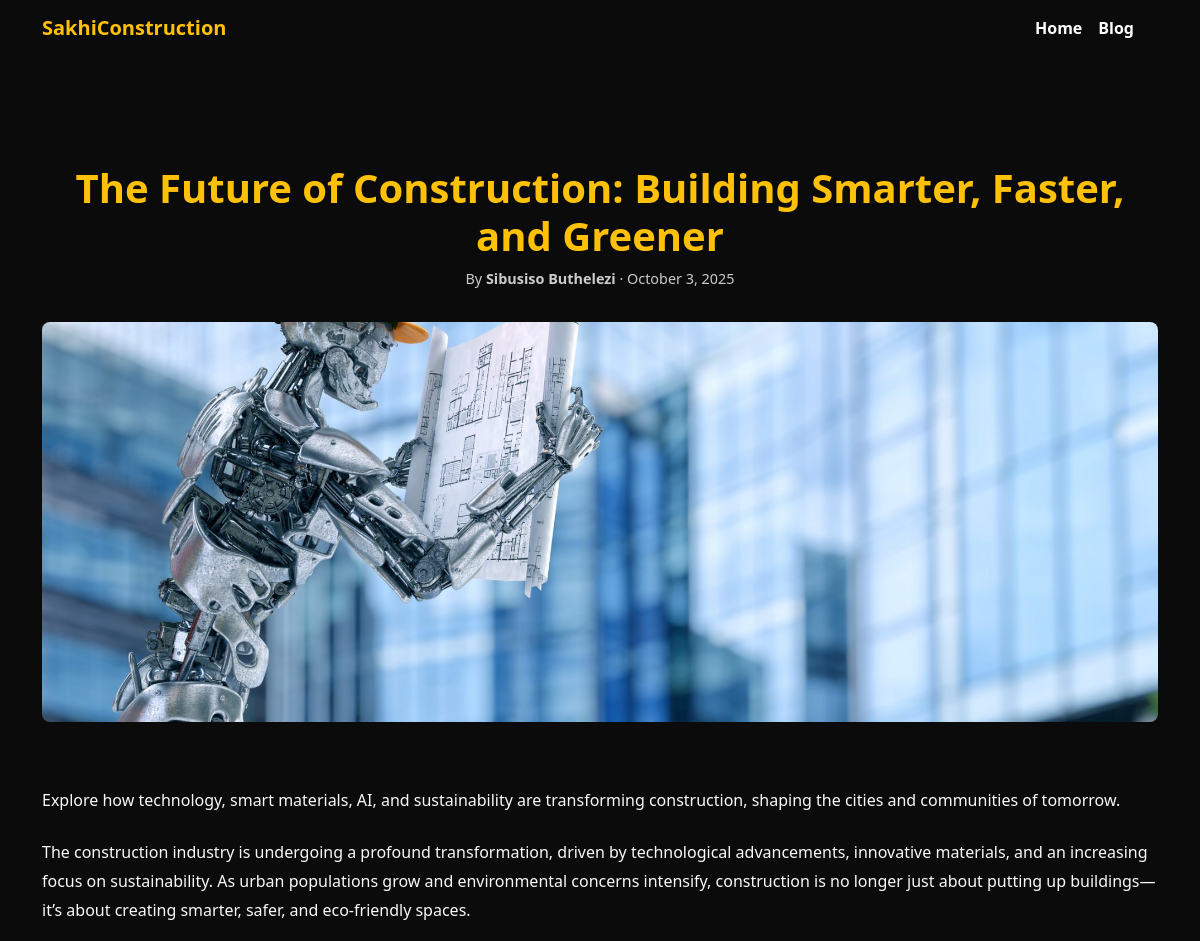
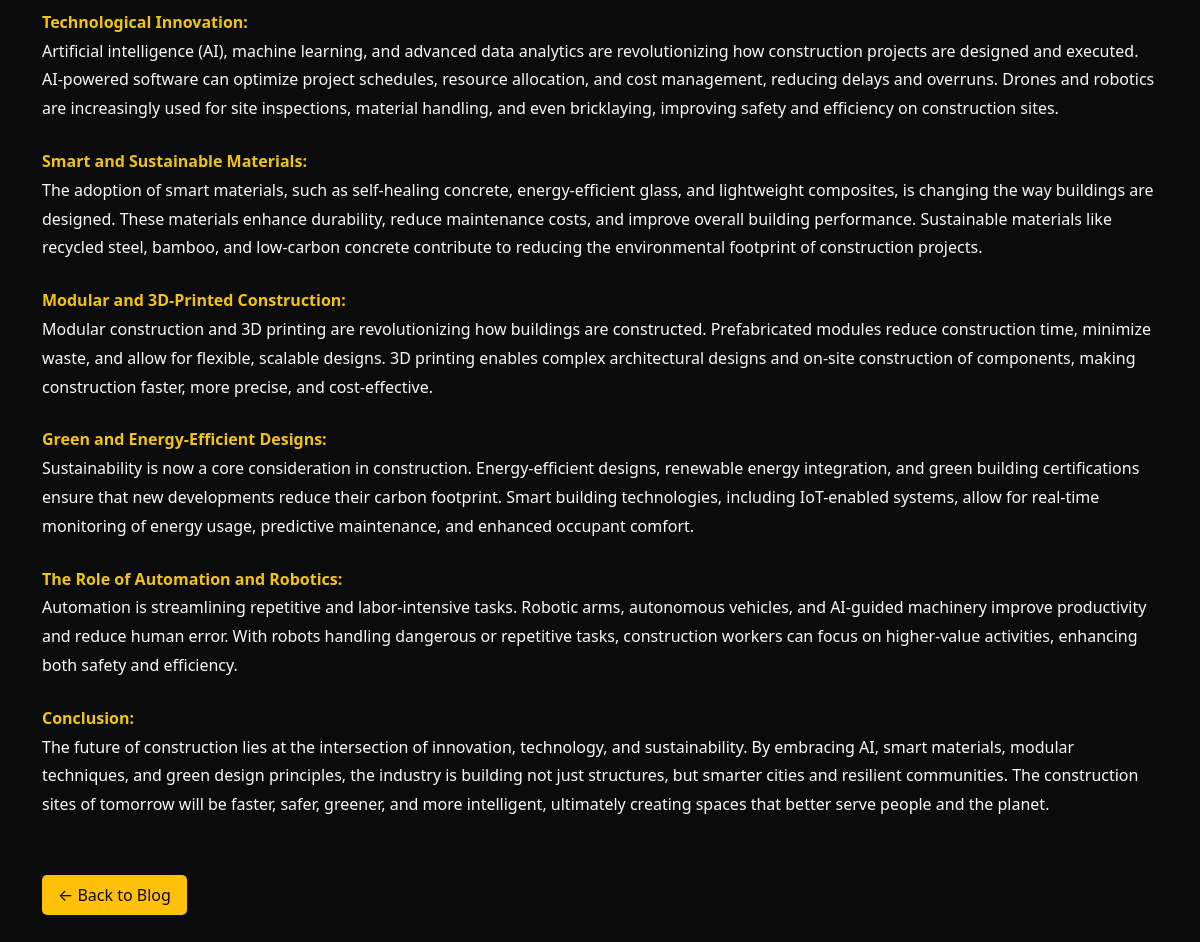
The app's page /blog/post/the-future-of-construction-building-smarter-faster-and-greener/ with its own data (2 pictures, top to bottom).
### blog/models.py (models this page shows, shortened)
class Post(models.Model):
    image = models.ImageField(upload_to='posts/', default='construction.jpg')
    title = models.CharField(max_length=200)
    slug = models.SlugField(max_length=200, unique=False ,  blank=True)
    description = models.TextField(default='No description available.')
    content = RichTextField()
    author = models.ForeignKey(User, on_delete=models.CASCADE)
    created_at = models.DateTimeField(auto_now_add=True)

### blog/views.py (the view)
# urls.py: path('post/<slug:slug>/', BlogPageView.as_view(), name='blog_post'),
class BlogPageView(TemplateView):
    template_name = "blog_template.html"
    def get(self, request , slug):
        try:
            self.post = Post.objects.get(slug=slug)
        except Post.DoesNotExist:
            return render(request, "404.html")
        return render(request, self.template_name , {"post": self.post})

### templates/blog_template.html (shortened to what this page needs)
{% load static %}
<!DOCTYPE html>
<html lang="en">
<head>
  <link href="https://cdn.jsdelivr.net/npm/bootstrap@5.3.3/dist/css/bootstrap.min.css" rel="stylesheet">
  <link rel="stylesheet" href="{% static 'styles/nav.css' %}">
  <link rel="stylesheet" href="{% static 'styles/main.css' %}">
</head>
<body>
<nav class="navbar navbar-expand-lg navbar-dark navbar-custom fixed-top">
  <div class="container">
    <a class="navbar-brand" href="{% url 'home' %}">SakhiConstruction</a>
    <div class="collapse navbar-collapse" id="navbarNav">
      <ul class="navbar-nav ms-auto me-3">
        <li class="nav-item"><a style="font-weight: bolder;" class="nav-link" href="{% url 'home' %}">Home</a></li>
        <li class="nav-item"><a style="font-weight: bolder;" class="nav-link" href="{% url 'blog_list' %}">Blog</a></li>
      </ul>
    </div>
  </div>
</nav>
<main class="container" style="padding-top: 100px; padding-bottom: 4rem;">
  <header class="blog-header">
    <h1>{{ post.title }}</h1>
    <p class="blog-meta">By <b>{{ post.author.first_name }} {{ post.author.last_name }} </b> · {{ post.created_at|date:"F j, Y" }}</p>
    <img src="{{ post.image.url }}" alt="{{ post.title }}" class="blog-img">
  </header>
  <article class="blog-content text-light">
    <p>{{ post.description }}</p>
    {{ post.content|safe }}
    <a href="{% url 'blog_list' %}" class="btn btn-back">← Back to Blog</a>
  </article>
</main>
</body>
</html>

### static/styles/nav.css (style rules this page uses)
.navbar-custom { background-color: #0B0B0B; }
.navbar-custom .nav-link { color: #fff; }
.navbar-custom .navbar-brand { font-weight: 700; color: #ffc107 !important; }

### templates/blog_template.html (style rules this page uses)
body { background-color: #0B0B0B; color: #fff; }
a { color: #ffc107; }
.blog-header { text-align: center; padding: 4rem 0 2rem 0; }
.blog-header h1 { color: #ffc107; font-weight: 700; }
.blog-meta { color: #ccc; font-size: 0.9rem; margin-bottom: 2rem; }
.blog-img { width: 100%; max-height: 400px; object-fit: cover; border-radius: 8px; margin-bottom: 2rem; }
.blog-content p { line-height: 1.8; margin-bottom: 1.5rem; }
.btn-back { margin-top: 2rem; background-color: #ffc107; color: #0B0B0B; border: none; padding: 8px 16px; border-radius: 5px; text-decoration: none; }

### records on screen
Post: title "The Future of Construction: Building Smarter, Faster, and Greener", author.first_name "Sibusiso", author.last_name "Buthelezi", created_at "October 3, 2025", image (picture), description "Explore how technology, smart materials, AI, and sustainability are transforming construction, shaping the cities and communities of tomorrow.", content "The construction industry is undergoing a profound transformation, driven by technological advancements, innovative materials, and an increasing focus on sustainability. As urban populations grow and environmental concerns intensify, construction is no longer just about putting up buildings—it’s about creating smarter, safer, and eco-friendly spaces. Technological Innovation: Artificial intelligence (AI), machine learning, and advanced data analytics are revolutionizing how construction projects are designed and executed. AI-powered software can optimize project schedules, resource allocation, and cost management, reducing delays and overruns. Drones and robotics are increasingly used for…"
